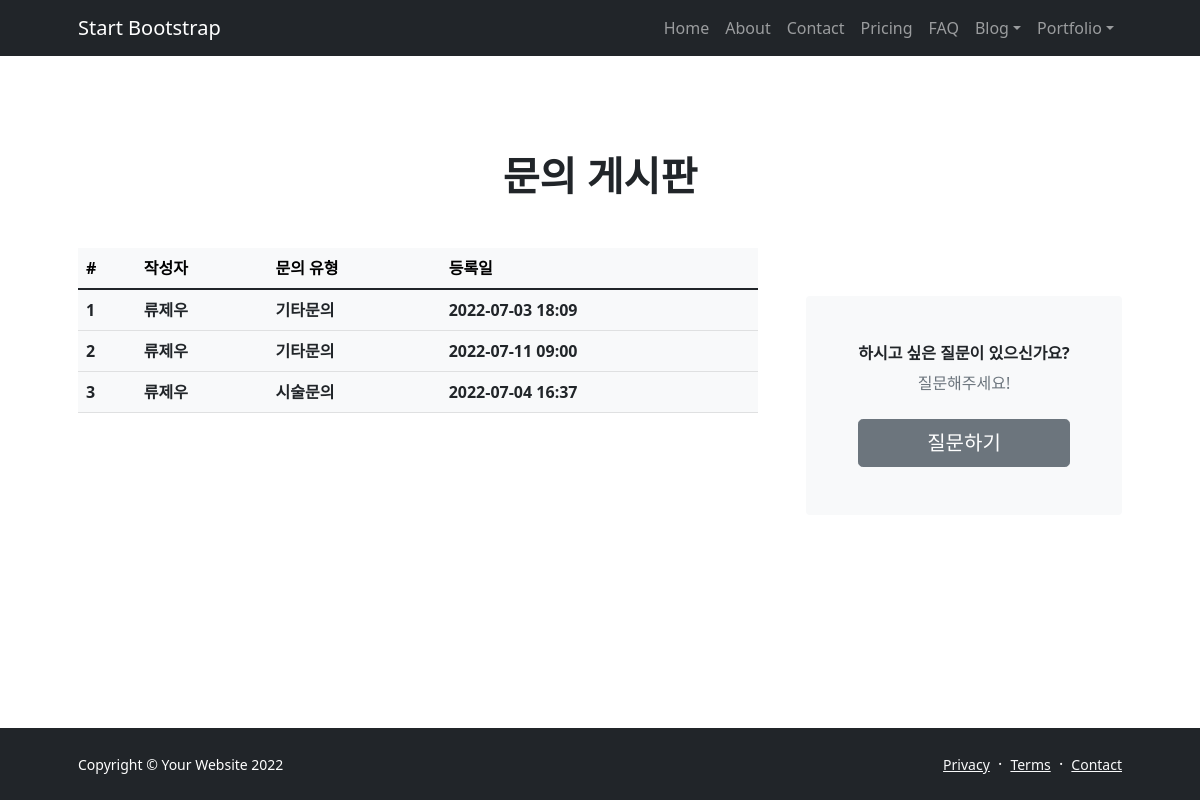
The page /question/ on the database as committed earlier.
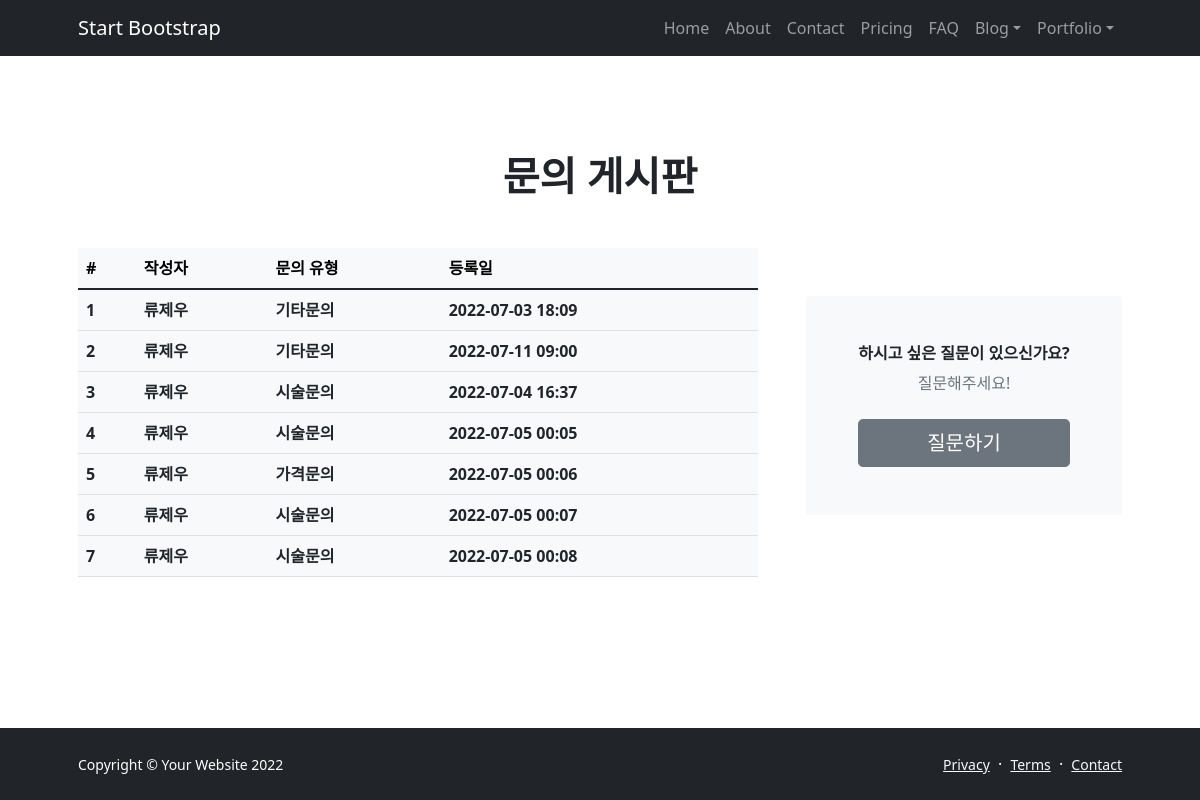
The same page on the database as committed later.
### question/models.py (models this page shows, shortened)
class Question(models.Model):
    user = models.ForeignKey(
        'user.User', on_delete=models.CASCADE, verbose_name='질문자 이름')
    category = models.CharField(
        max_length=10,
        choices=CATEGORY_CHOICES,
        verbose_name='문의 유형'
    )
    contents = models.TextField(verbose_name='질문 내용')
    register_date = models.DateTimeField(
        verbose_name='질문 날짜', auto_now_add=True)
    class Meta:
        db_table = 'question'
        verbose_name = '질문'
        verbose_name_plural = '질문'

### user/models.py (models this page shows)
class User(models.Model):
    uid = models.CharField(verbose_name='아이디', max_length=64, unique=True)
    password = models.CharField(verbose_name='비밀번호', max_length=64)
    phone_number = models.IntegerField(verbose_name='전화 번호')
    name = models.CharField(verbose_name='이름', max_length=64)
    register_date = models.DateTimeField(
        verbose_name='가입 날짜', auto_now_add=True)
    def __str__(self):
        return self.name
    class Meta:
        db_table = 'user'
        verbose_name = '사용자'
        verbose_name_plural = '사용자'

### question/views.py (the view)
# urls.py: path('question/', QuestionList.as_view()),
class QuestionList(ListView):
    model = Question
    template_name = 'question_list.html'

### question/templates/question_list.html
{% extends "base.html" %}
{% load humanize %}
{% block contents %}
<section class="py-5">
    <div class="container px-5 my-5">
        <div class="text-center mb-5">
            <h1 class="fw-bolder">문의 게시판</h1>
        </div>
        <div class="row gx-5">
            <div class="col-xl-8">
                <table class="table table-light">
                    <thead class="thead-light">
                        <tr>
                            <th scope="col">#</th>
                            <th scope="col">작성자</th>
                            <th scope="col">문의 유형</th>
                            <th scope="col">등록일</th>
                        </tr>
                    </thead>
                    <tbody class="text-dark">
                        {% for question in object_list %}
                        <tr>
                            <th scope="row">{{ question.id }}</th>
                            <th>{{ question.user }}</th>
                            <th>{{ question.category }}</th>
                            <th>{{ question.register_date|date:'Y-m-d H:i' }}</th>
                        </tr>
                        {% endfor %}
                    </tbody>
                </table>
            </div>
            <div class="col-xl-4">
                <div class="card border-0 bg-light mt-xl-5">
                    <div class="card-body p-4 py-lg-5">
                        <div class="d-flex align-items-center justify-content-center">
                            <div class="text-center">
                                <div class="h6 fw-bolder">하시고 싶은 질문이 있으신가요?</div>
                                <p class="text-muted mb-4">
                                    질문해주세요!
                                    <br />
                                </p>
                                <div class="d-grid"><button class="btn btn-secondary btn-lg" type="submit"><a href="#"
                                            class="text-decoration-none text-white">질문하기</a></button>
                                </div>
                            </div>
                        </div>
                    </div>
                </div>
            </div>
        </div>
    </div>
</section>
{% endblock %}

### user/templates/base.html (shortened to what this page needs)
<!DOCTYPE html>
<html lang="en">
<head>
    <link href="https://cdn.jsdelivr.net/npm/bootstrap-icons@1.5.0/font/bootstrap-icons.css" rel="stylesheet" />
    <link href="/static/css/styles.css" rel="stylesheet" />
</head>
<body class="d-flex flex-column h-100">
    <main class="flex-shrink-0">
        <nav class="navbar navbar-expand-lg navbar-dark bg-dark">
            <div class="container px-5">
                <a class="navbar-brand" href="index.html">Start Bootstrap</a>
                <div class="collapse navbar-collapse" id="navbarSupportedContent">
                    <ul class="navbar-nav ms-auto mb-2 mb-lg-0">
                        <li class="nav-item"><a class="nav-link" href="index.html">Home</a></li>
                        <li class="nav-item"><a class="nav-link" href="about.html">About</a></li>
                        <li class="nav-item"><a class="nav-link" href="contact.html">Contact</a></li>
                        <li class="nav-item"><a class="nav-link" href="pricing.html">Pricing</a></li>
                        <li class="nav-item"><a class="nav-link" href="faq.html">FAQ</a></li>
                        <li class="nav-item dropdown">
                            <a class="nav-link dropdown-toggle" id="navbarDropdownBlog" href="#" role="button"
                                data-bs-toggle="dropdown" aria-expanded="false">Blog</a>
                        </li>
                        <li class="nav-item dropdown">
                            <a class="nav-link dropdown-toggle" id="navbarDropdownPortfolio" href="#" role="button"
                                data-bs-toggle="dropdown" aria-expanded="false">Portfolio</a>
                        </li>
                    </ul>
                </div>
            </div>
        </nav>
        {% block contents %}
        {% endblock %}
    </main>
    <footer class="bg-dark py-4 mt-auto">
        <div class="container px-5">
            <div class="row align-items-center justify-content-between flex-column flex-sm-row">
                <div class="col-auto">
                    <div class="small m-0 text-white">Copyright &copy; Your Website 2022</div>
                </div>
                <div class="col-auto">
                    <a class="link-light small" href="#!">Privacy</a>
                    <span class="text-white mx-1">&middot;</span>
                    <a class="link-light small" href="#!">Terms</a>
                    <span class="text-white mx-1">&middot;</span>
                    <a class="link-light small" href="#!">Contact</a>
                </div>
            </div>
        </div>
    </footer>
</body>
</html>

Rows that differ between the two databases and show on the page:
added Question: id "4", user "류제우", category "시술문의", register_date "2022-07-05 00:05"
added Question: id "5", user "류제우", category "가격문의", register_date "2022-07-05 00:06"
added Question: id "6", user "류제우", category "시술문의", register_date "2022-07-05 00:07"
added Question: id "7", user "류제우", category "시술문의", register_date "2022-07-05 00:08"
